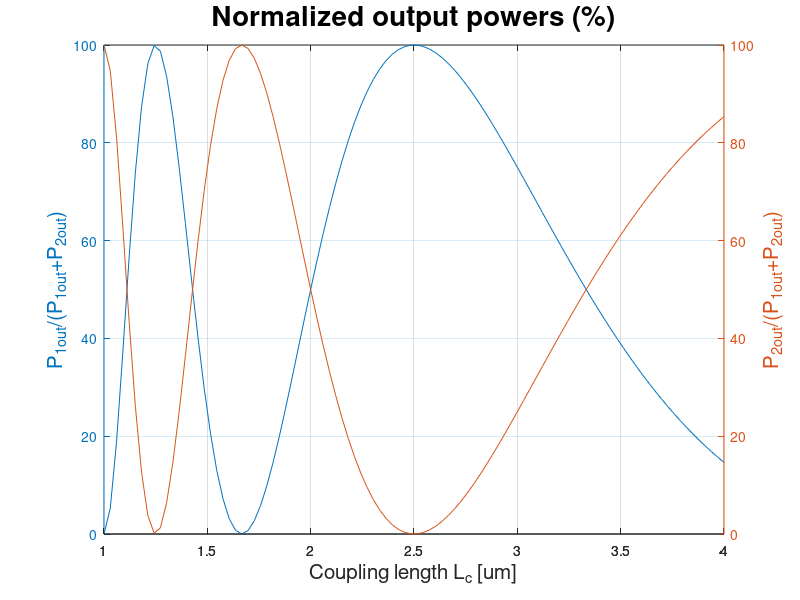

Recreate this plot in MATLAB.
clear all
close all
clc

Lw=5;  %um
Lc=linspace(1,4);  %um
norm_p1out=cos(pi*Lw./(2*Lc)).^2;
norm_p2out=sin(pi*Lw./(2*Lc)).^2;


figure
[ax1]=plotyy(Lc,norm_p1out*100,Lc,norm_p2out*100);
xlabel('Coupling length L_{c} [um]','FontSize',15)
ylabel(ax1(1),'P_{1out}/(P_{1out}+P_{2out})','FontSize',15)
ylabel(ax1(2),'P_{2out}/(P_{1out}+P_{2out})','FontSize',15)
title('Normalized output powers (%)','FontSize',20)
grid on



